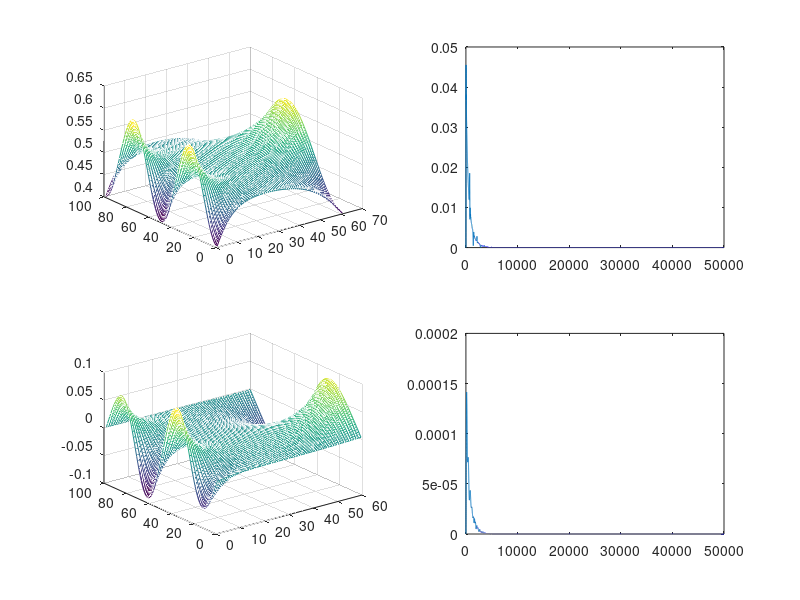

MATLAB code for this plot:
clear all
% We consider the 1-D circumstance
l=1; % total length
t=1; % total time
M=50; % the division of length
N=30; % the division of time
n=50000; % interation time
sigma=0.002; % iteration parameter for CP
tau=0.001; % iteration parameter for CP
dx=l/M;
dt=t/N;

% double grid
M=2*M;
N=2*N;

m=zeros(M,N);
phi=zeros(M,N);

% the initailization of rho
rho0=1+sin(2*pi*((0:M-1)+0.5)/M).^2*0.5;
rhoT=1+sin(pi*((0:M-1)+0.5)/M).^2*0.5;
rho0=rho0/sum(rho0);
rhoT=rhoT/sum(rhoT);
rho=ones(M,N+1)*rho0(1);
rho0=rho0'/dx;
rhoT=rhoT'/dx;
rho(:,1)=rho0;
rho(:,N+1)=rhoT;

% The 1D ground metric.
g=(1-sin(pi*(0:M-1)/M).^2*0.6)';

ftilde=@(x)x;
ftildeinv=@(x)x;

rhocri=[];
mcri=[];

for i=1:n
    % resersve the value of rho and m
    rhoold=rho;
    mold=m;
    
    phi1=[phi(2:M,:);phi(1,:)];
    
    mderiv=1./rho(:,1:N).*(g*ones(1,N)).*m+(phi-phi1)/dx;
    rhoderiv(:,2:N)=-0.5*(g*ones(1,N-1)).*m(:,2:N).^2./(rho(:,2:N).^2)+...
        ftilde(rho(:,2:N))+(phi(:,1:N-1)-phi(:,2:N))/dt;
    
    % Do gradient descent to the primal variables.
    m=m-tau*mderiv;
    rho(:,2:N)=rho(:,2:N)-tau*rhoderiv(:,2:N);
    
    % Update dual variable phi by gradient ascent.
    mstar=2*m-mold;
    rhostar=2*rho-rhoold;
    mstar2=[mstar(M,:);mstar(1:M-1,:)];
    phi=phi+sigma*((rhostar(:,2:N+1)-rhostar(:,1:N))/dt+...
        (mstar-mstar2)/dx);

    rhocri=[rhocri;sum(sum((rho-rhoold).^2))];
    mcri=[mcri;sum(sum((m-mold).^2))];
end


phi1=[phi(2:M,:);phi(1,:)];
v=m./rho(:,1:N);



figure
subplot(2,2,1)
mesh(rho)
subplot(2,2,2)
plot(rhocri)
subplot(2,2,3)
mesh(m)
subplot(2,2,4)
plot(mcri)

% save the datas
save('forward_data_1D.mat','M','N','rho','v','g','dt','dx')

